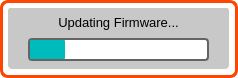
<?xml version="1.0" encoding="UTF-8"?>
<ui version="4.0">
 <class>FwProgressForm</class>
 <widget class="QWidget" name="FwProgressForm">
  <property name="geometry">
   <rect>
    <x>0</x>
    <y>0</y>
    <width>238</width>
    <height>78</height>
   </rect>
  </property>
  <property name="windowTitle">
   <string>Form</string>
  </property>
  <property name="styleSheet">
   <string notr="true">QWidget{
background: rgba(0,0,0,0);
}</string>
  </property>
  <widget class="QFrame" name="warningFrame">
   <property name="geometry">
    <rect>
     <x>0</x>
     <y>0</y>
     <width>238</width>
     <height>78</height>
    </rect>
   </property>
   <property name="styleSheet">
    <string notr="true">QFrame {
		background-color: qlineargradient(spread: pan, 
															x1:0, y1:0, x2:1, y2:1, 
															stop:0 rgba(100,100, 100, 255), 
															stop:0.5 rgba(70, 70,70, 255),
															stop:1 rgba(100,100,100, 255)
															);
	border-bottom-left-radius:8.0;
	border-bottom-right-radius:8.0;
	border-top-left-radius:8.0;
	border-top-right-radius:8.0;
	border: 3px solid rgb(255, 70, 0);
}</string>
   </property>
   <property name="frameShape">
    <enum>QFrame::StyledPanel</enum>
   </property>
   <property name="frameShadow">
    <enum>QFrame::Raised</enum>
   </property>
   <widget class="QFrame" name="warningSubFrame">
    <property name="geometry">
     <rect>
      <x>8</x>
      <y>8</y>
      <width>221</width>
      <height>61</height>
     </rect>
    </property>
    <property name="styleSheet">
     <string notr="true">QFrame {
	background:rgba(200, 200, 200, 255);
	border-bottom-left-radius:4.0;
	border-bottom-right-radius:4.0;
	border-top-left-radius:4.0;
	border-top-right-radius:4.0;
	border:none;


}
</string>
    </property>
    <property name="frameShape">
     <enum>QFrame::StyledPanel</enum>
    </property>
    <property name="frameShadow">
     <enum>QFrame::Raised</enum>
    </property>
    <widget class="QLabel" name="found">
     <property name="geometry">
      <rect>
       <x>0</x>
       <y>-1</y>
       <width>221</width>
       <height>31</height>
      </rect>
     </property>
     <property name="styleSheet">
      <string notr="true">font: 10pt;</string>
     </property>
     <property name="text">
      <string>Updating Firmware...</string>
     </property>
     <property name="alignment">
      <set>Qt::AlignCenter</set>
     </property>
    </widget>
    <widget class="QProgressBar" name="progressBar">
     <property name="geometry">
      <rect>
       <x>20</x>
       <y>30</y>
       <width>181</width>
       <height>23</height>
      </rect>
     </property>
     <property name="styleSheet">
      <string notr="true"> QProgressBar {

     border: 2px solid rgb(100,100,100);

     border-radius: 4px;
	padding: 0px;
background: white;
 }

 QProgressBar::chunk {

    	background-color: rgb(0, 187, 187);
		border-radius: 1px;

 }</string>
     </property>
     <property name="value">
      <number>20</number>
     </property>
     <property name="alignment">
      <set>Qt::AlignCenter</set>
     </property>
     <property name="textVisible">
      <bool>false</bool>
     </property>
    </widget>
   </widget>
  </widget>
 </widget>
 <resources/>
 <connections/>
</ui>
